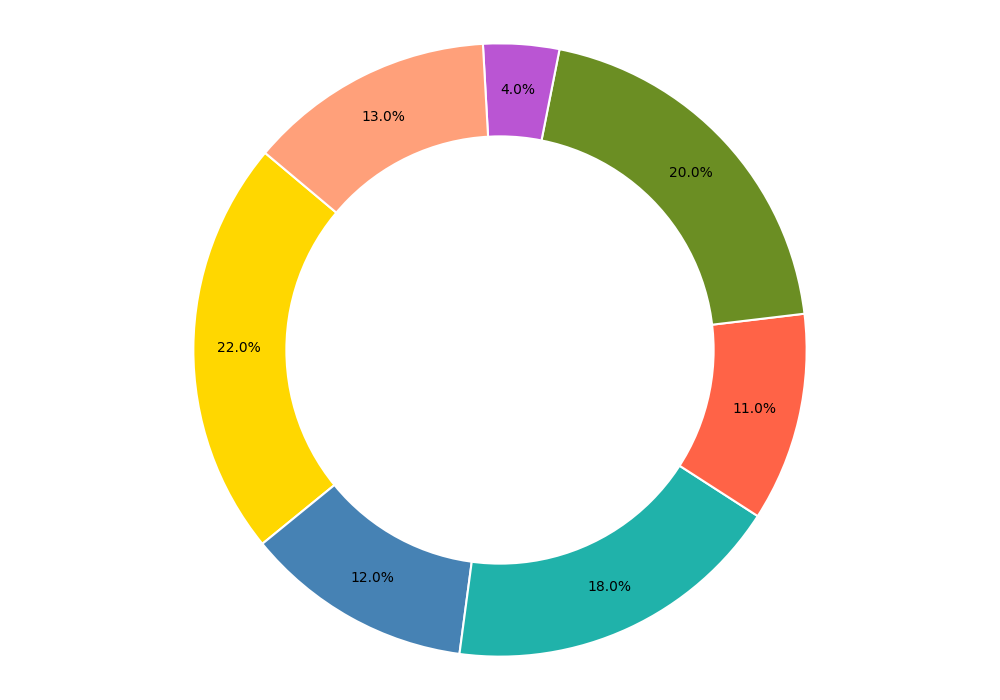

This chart was generated by the following Python code:
import matplotlib.pyplot as plt

budgets = [22, 12, 18, 11, 20, 4, 13]

colors = ['#ffd700', '#4682b4', '#20b2aa', '#ff6347', '#6b8e23', '#ba55d3', '#ffa07a']

fig, ax = plt.subplots(figsize=(10, 7))

ax.pie(
    budgets,
    colors=colors,
    autopct='%1.1f%%',
    pctdistance=0.85,
    startangle=140,
    wedgeprops=dict(edgecolor='w', linewidth=1.5)
)

centre_circle = plt.Circle((0, 0), 0.70, fc='white')
fig.gca().add_artist(centre_circle)

ax.axis('equal')

plt.tight_layout()
plt.show()
